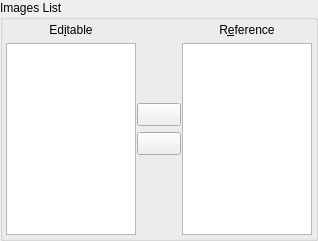
            <widget class="QGroupBox" name="listsGroupBox">
             <property name="sizePolicy">
              <sizepolicy hsizetype="Fixed" vsizetype="Maximum">
               <horstretch>0</horstretch>
               <verstretch>0</verstretch>
              </sizepolicy>
             </property>
             <property name="maximumSize">
              <size>
               <width>400</width>
               <height>16777215</height>
              </size>
             </property>
             <property name="title">
              <string>Images List</string>
             </property>
             <layout class="QHBoxLayout">
              <property name="spacing">
               <number>1</number>
              </property>
              <property name="margin">
               <number>3</number>
              </property>
              <item>
               <layout class="QVBoxLayout">
                <property name="spacing">
                 <number>6</number>
                </property>
                <property name="margin">
                 <number>0</number>
                </property>
                <item>
                 <widget class="QLabel" name="label_editable_list">
                  <property name="text">
                   <string>Ed&amp;itable</string>
                  </property>
                  <property name="alignment">
                   <set>Qt::AlignCenter</set>
                  </property>
                  <property name="buddy">
                   <cstring>movableListWidget</cstring>
                  </property>
                 </widget>
                </item>
                <item>
                 <widget class="QListWidget" name="movableListWidget">
                  <property name="sizePolicy">
                   <sizepolicy hsizetype="Expanding" vsizetype="Expanding">
                    <horstretch>0</horstretch>
                    <verstretch>0</verstretch>
                   </sizepolicy>
                  </property>
                  <property name="maximumSize">
                   <size>
                    <width>130</width>
                    <height>16777215</height>
                   </size>
                  </property>
                  <property name="toolTip">
                   <string>&lt;html&gt;&lt;head&gt;&lt;meta name=&quot;qrichtext&quot; content=&quot;1&quot; /&gt;&lt;style type=&quot;text/css&quot;&gt;
p, li { white-space: pre-wrap; }
&lt;/style&gt;&lt;/head&gt;&lt;body style=&quot; font-family:'Sans Serif'; font-size:9pt; font-weight:400; font-style:normal; text-decoration:none;&quot;&gt;
&lt;p style=&quot; margin-top:0px; margin-bottom:0px; margin-left:0px; margin-right:0px; -qt-block-indent:0; text-indent:0px;&quot;&gt;The currently selected image is the one that you can shift and paint an anti-ghosting mask on.&lt;/p&gt;&lt;/body&gt;&lt;/html&gt;</string>
                  </property>
                  <property name="whatsThis">
                   <string>The image currently selected in this list can be translated up,down,left and right using the controls below.
This image's histogram is diplayed in the widget above.</string>
                  </property>
                 </widget>
                </item>
               </layout>
              </item>
              <item>
               <layout class="QVBoxLayout">
                <property name="spacing">
                 <number>6</number>
                </property>
                <property name="margin">
                 <number>0</number>
                </property>
                <item>
                 <spacer>
                  <property name="orientation">
                   <enum>Qt::Vertical</enum>
                  </property>
                  <property name="sizeHint" stdset="0">
                   <size>
                    <width>20</width>
                    <height>40</height>
                   </size>
                  </property>
                 </spacer>
                </item>
                <item>
                 <widget class="QToolButton" name="prevBothButton">
                  <property name="minimumSize">
                   <size>
                    <width>44</width>
                    <height>0</height>
                   </size>
                  </property>
                  <property name="toolTip">
                   <string>Select the previous image in both lists</string>
                  </property>
                  <property name="whatsThis">
                   <string>Use this button to move the selection to the previous image in both lists.</string>
                  </property>
                  <property name="icon">
                   <iconset resource="../../icons.qrc">
                    <normaloff>:/new/prefix1/images/uparrow.png</normaloff>:/new/prefix1/images/uparrow.png</iconset>
                  </property>
                 </widget>
                </item>
                <item>
                 <widget class="QToolButton" name="nextBothButton">
                  <property name="minimumSize">
                   <size>
                    <width>44</width>
                    <height>0</height>
                   </size>
                  </property>
                  <property name="toolTip">
                   <string>Select the next image in both lists</string>
                  </property>
                  <property name="whatsThis">
                   <string>Use this button to move the selection to the next image in both lists.</string>
                  </property>
                  <property name="icon">
                   <iconset resource="../../icons.qrc">
                    <normaloff>:/new/prefix1/images/downarrow.png</normaloff>:/new/prefix1/images/downarrow.png</iconset>
                  </property>
                 </widget>
                </item>
                <item>
                 <spacer>
                  <property name="orientation">
                   <enum>Qt::Vertical</enum>
                  </property>
                  <property name="sizeHint" stdset="0">
                   <size>
                    <width>20</width>
                    <height>40</height>
                   </size>
                  </property>
                 </spacer>
                </item>
               </layout>
              </item>
              <item>
               <layout class="QVBoxLayout">
                <property name="spacing">
                 <number>6</number>
                </property>
                <property name="margin">
                 <number>0</number>
                </property>
                <item>
                 <widget class="QLabel" name="label_reference_list">
                  <property name="text">
                   <string>R&amp;eference</string>
                  </property>
                  <property name="alignment">
                   <set>Qt::AlignCenter</set>
                  </property>
                  <property name="buddy">
                   <cstring>referenceListWidget</cstring>
                  </property>
                 </widget>
                </item>
                <item>
                 <widget class="QListWidget" name="referenceListWidget">
                  <property name="sizePolicy">
                   <sizepolicy hsizetype="Expanding" vsizetype="Expanding">
                    <horstretch>0</horstretch>
                    <verstretch>0</verstretch>
                   </sizepolicy>
                  </property>
                  <property name="maximumSize">
                   <size>
                    <width>130</width>
                    <height>16777215</height>
                   </size>
                  </property>
                  <property name="toolTip">
                   <string>The reference image is the one currently selected</string>
                  </property>
                  <property name="whatsThis">
                   <string>&lt;html&gt;&lt;head&gt;&lt;meta name=&quot;qrichtext&quot; content=&quot;1&quot; /&gt;&lt;style type=&quot;text/css&quot;&gt;
p, li { white-space: pre-wrap; }
&lt;/style&gt;&lt;/head&gt;&lt;body style=&quot; font-family:'Sans Serif'; font-size:9pt; font-weight:400; font-style:normal; text-decoration:none;&quot;&gt;
&lt;p style=&quot; margin-top:0px; margin-bottom:0px; margin-left:0px; margin-right:0px; -qt-block-indent:0; text-indent:0px;&quot;&gt;The image currently selected in this list serves as a reference position for the editable image&lt;/p&gt;&lt;/body&gt;&lt;/html&gt;</string>
                  </property>
                 </widget>
                </item>
               </layout>
              </item>
             </layout>
            </widget>
